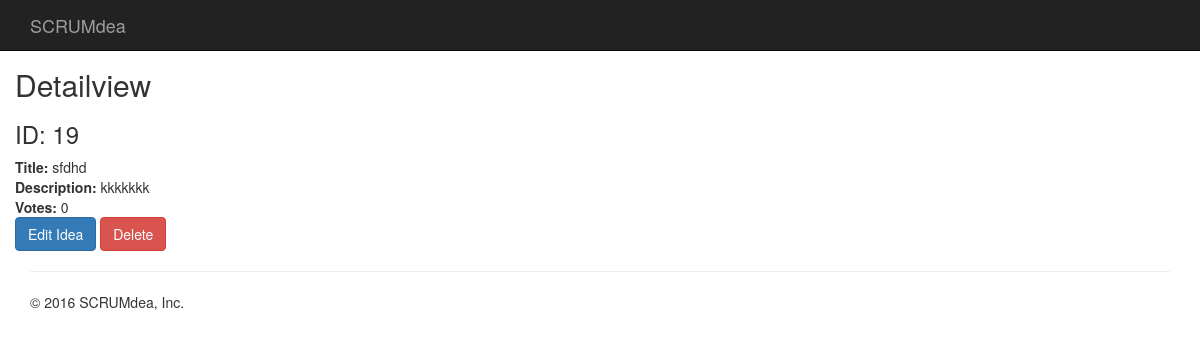
/general-ideas/19/ (signed in), run on an earlier commit of the app's database.
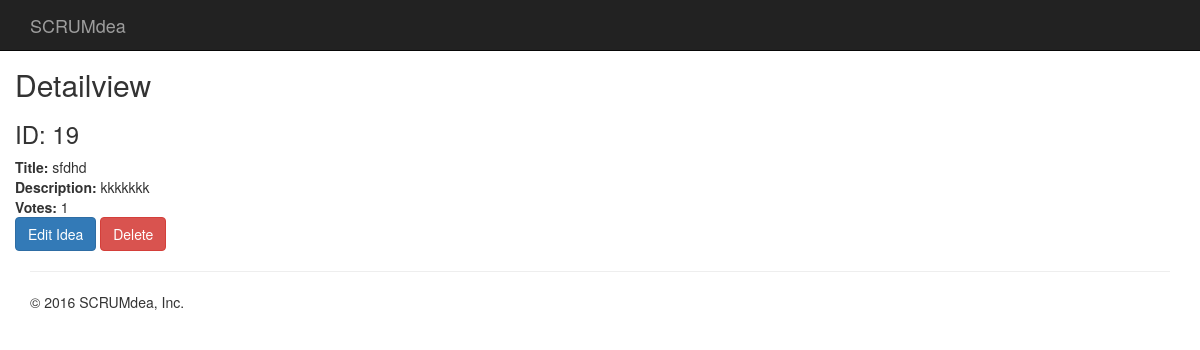
And on a later commit of the database.
### scrumdea/models.py (models this page shows)
class GeneralIdea(models.Model):
    title = models.CharField(max_length=200)
    description = models.TextField()
    creation_date = timezone.now()
    votes = models.IntegerField(default=0)
    transfered_to_project = models.BooleanField(default=False)

### scrumdea/views.py (the view)
# urls.py: url(r'^general-ideas/(?P<pk>\d+)/$', login_required(views.GeneralIdeaDetailView.as_view()),
class GeneralIdeaDetailView(LoginRequiredMixin, DetailView):
    model = src_models.GeneralIdea
    template_name = "scrumdea/general-idea/generalidea-detail.html"
    def dispatch(self, request, *args, **kwargs):
        update_vote_count_general_idea()
        return super(GeneralIdeaDetailView, self).dispatch(request, *args, **kwargs)

### scrumdea/views.py (called while the page is built)
def update_vote_count_general_idea():
    all_ideas = src_models.GeneralIdea.objects.all()
    for idea in all_ideas:
        vote_count = (src_models.Vote.objects.filter(generalIdea=idea.id, inProjectIdea__isnull=True)).count();
        idea.votes = vote_count
        idea.save()

### scrumdea/templates/scrumdea/general-idea/generalidea-detail.html (shortened to what this page needs)
{% extends "scrumdea/base.html" %}
{% block content %}
    <h2>Detailview</h2>
        <h3>ID: {{ object.id }}</h3>
        <strong>Title: </strong>{{ object.title }}<br/>
        <strong>Description: </strong>{{ object.description }}<br/>
        <strong>Votes: </strong>{{ object.votes }}<br/>
        <a href="{% url "general_idea_edit_view" pk=object.id %}"> <button type="button" class="btn btn-primary">Edit Idea</button></a>
        <a href="{% url "general_idea_delete_view" pk=object.id %}"> <button type="button" class="btn btn-danger">Delete</button></a>
{% endblock %}

What changed in the data, as far as the page shows it:
changed GeneralIdea "sfdhd": votes "0" → "1"
